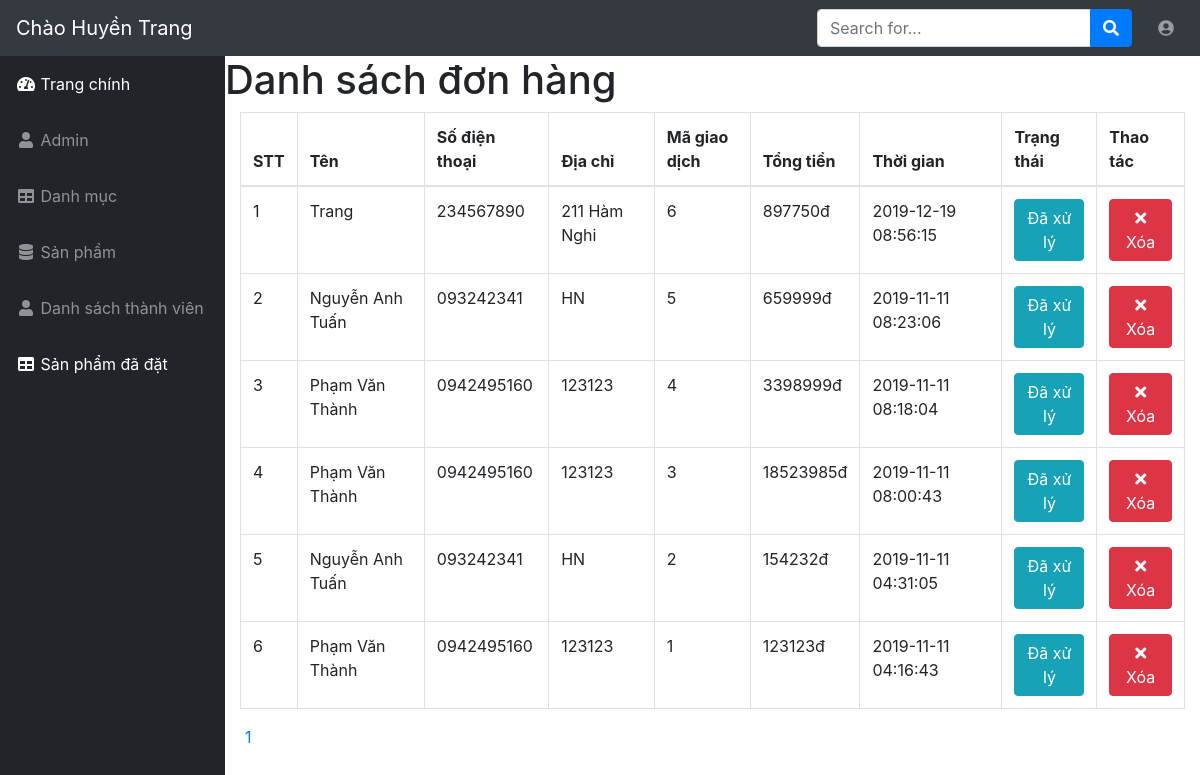
The page /admin/modules/transaction/index.php (signed in) on the database as committed earlier.
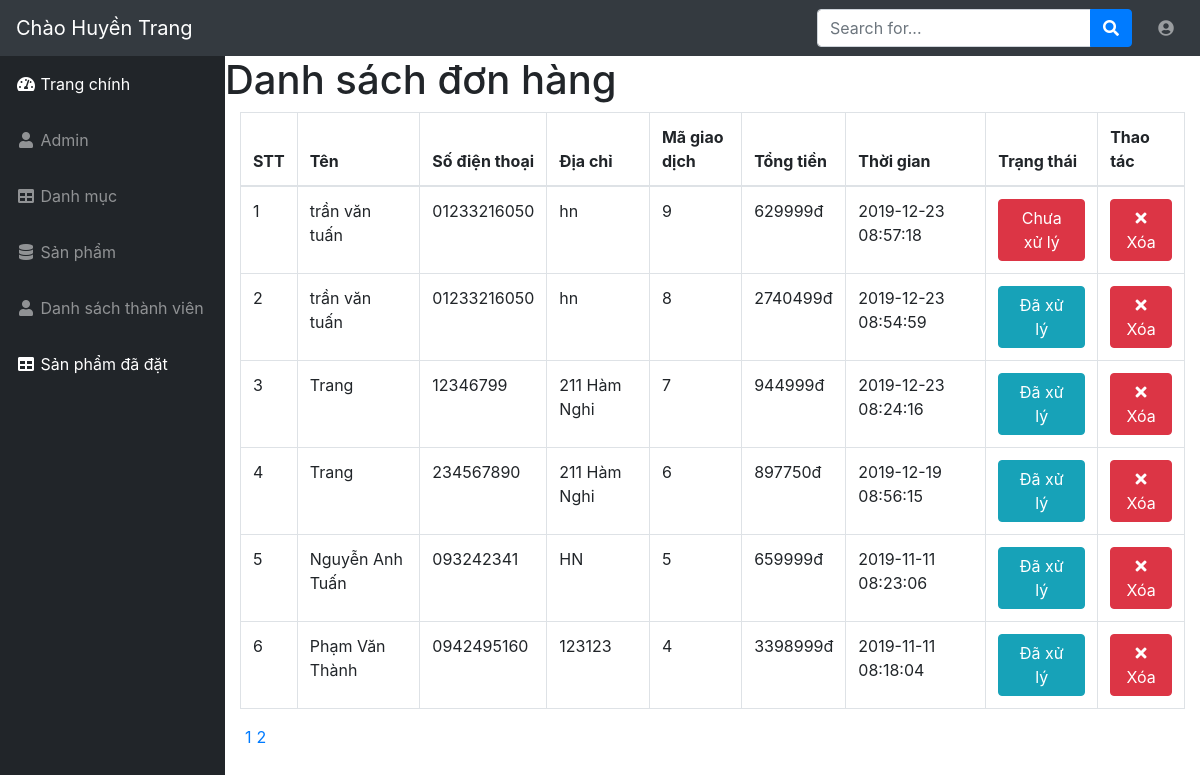
The same page on the database as committed later.
### tables this page shows
CREATE TABLE `transaction` (
  `id` int(11) NOT NULL,
  `amount` int(11) DEFAULT NULL,
  `users_id` int(11) DEFAULT NULL,
  `note` varchar(255) DEFAULT NULL,
  `status` tinyint(4) DEFAULT '0',
  `created_at` timestamp NULL DEFAULT CURRENT_TIMESTAMP,
  `updated_at` timestamp NULL DEFAULT CURRENT_TIMESTAMP ON UPDATE CURRENT_TIMESTAMP
);

CREATE TABLE `users` (
  `id` int(11) NOT NULL,
  `name` varchar(100) DEFAULT NULL,
  `email` varchar(100) DEFAULT NULL,
  `password` varchar(50) DEFAULT NULL,
  `phone` char(15) DEFAULT NULL,
  `address` varchar(100) DEFAULT NULL,
  `avatar` varchar(100) DEFAULT NULL,
  `status` tinyint(4) DEFAULT '1',
  `token` varchar(50) DEFAULT NULL,
  `created_at` timestamp NULL DEFAULT CURRENT_TIMESTAMP,
  `updated_at` timestamp NULL DEFAULT CURRENT_TIMESTAMP ON UPDATE CURRENT_TIMESTAMP
);

### libraries/database.php (called while the page is built, shortened)
<?php
    class Database
    {
        public $link;
        public function __construct()
        {
            $this->link = mysqli_connect("localhost","root","","bookstore") or die ();
            mysqli_set_charset($this->link,"utf8");
        }
        public function countTable($table)
        {
            $sql = "SELECT id FROM  {$table}";
            $result = mysqli_query($this->link, $sql) or die("Lỗi Truy Vấn countTable----" .mysqli_error($this->link));
            $num = mysqli_num_rows($result);
            return $num;
        }
         public  function fetchJone($table,$sql ,$page = 0,$row ,$pagi = false )
        {
            $data = [];
            if ($pagi == true )
            {
                $total = $this->countTable($table);
                $sotrang = ceil($total / $row);
                $start = ($page - 1 ) * $row ;
                $sql .= " LIMIT $start,$row";
                $data = [ "page" => $sotrang];
                $result = mysqli_query($this->link,$sql) or die("Lỗi truy vấn fetchJone ---- " .mysqli_error($this->link));
            }
            else
            {
                $result = mysqli_query($this->link,$sql) or die("Lỗi truy vấn fetchJone ---- " .mysqli_error($this->link));
            }
            if( $result)
            {
                while ($num = mysqli_fetch_assoc($result))
                {
                    $data[] = $num;
                }
            }
            return $data;
        }
    }
?>

### admin/autoload/autoload.php (called while the page is built, shortened)
<?php
    require_once  __DIR__. "/../../libraries/database.php";
    $db = new database;
 ?>

### admin/modules/transaction/index.php (the view, shortened to what the changed rows need)
<?php
    require_once  __DIR__. "/../../autoload/autoload.php";
    if(isset($_GET['page']))
    {
        $p = $_GET['page'];
    }
    else
    {
        $p = 1;
    }
    $sql = "SELECT transaction.*,users.name as nameuser,users.phone as phoneuser,users.address as adruser FROM transaction LEFT JOIN users ON users.id = transaction.users_id ORDER BY ID DESC  ";
    $transaction = $db->fetchJone("transaction",$sql,$p,6,true);
    if(isset($transaction['page']))
    {
        $sotrang = $transaction['page'];
        unset($transaction['page']);
    }
 ?>
<?php require_once  __DIR__. "/../../layouts/header.php";   ?>
            <div class="container"><div class="row">
                <div class="col-1g-12">
                    <h1 class="page-header">
                        Danh sách đơn hàng
                    </h1>
                </div>
            </div>
                    <div class="row">
                        <div class="col-md-12">
                            <div class="table-responsive">
    <table class="table table-bordered table-hover" >
        <thead>
            <tr>
                <th>STT</th>
                <th>Tên</th>
                <th>Số điện thoại</th>
                <th>Địa chỉ</th>
                <th>Mã giao dịch</th>
                <th>Tổng tiền</th>
                <th>Thời gian</th>
                <th>Trạng thái</th>
                <th>Thao tác</th>
            </tr>
        </thead>
        <tbody>
            <?php $stt = 1; foreach ($transaction as $item): ?>
                <tr>
                <td><?php echo $stt ?></td>
                <td><?php echo $item['nameuser']; ?></td>
                <td><?php echo $item['phoneuser']; ?></td>
                <td><?php echo $item['adruser']; ?></td>
                <td><?php echo $item['id']; ?></td>
                <td><?php echo $item['amount']; ?>đ</td>
                <td><?php echo $item['created_at'] ?></td>
                <td>
                    <a href="status.php?id=<?php echo $item['id'] ?>" class="btn btn-xs <?php echo $item['status'] == 0 ? 'btn-danger' : 'btn-info' ?> "><?php echo $item['status'] == 0 ? 'Chưa xử lý' : 'Đã xử lý' ?></a>
                </td>
                    <td>
                        <a class="btn btn-xs btn-danger" href="delete.php?id=<?php echo $item['id'] ?>"><i class="fa fa-times"></i>Xóa</a>
                    </td>
                        </tr class="btn btn-xs btn-info">
                               <?php $stt++ ;endforeach ?>
                                </tbody>
                                </table>
                                 <div class="pull-right">
                                <nav aria-label="Page navigation example">
                                <ul class="pagination">
                                    <li>
                                        <?php for ($i=1; $i <= $sotrang ; $i++) : ?>
                                        <?php
                                            if(isset($_GET['page']))
                                            {
                                                $p = $_GET['page'];
                                            }
                                            else
                                            {
                                                $p = 1;
                                            }
                                         ?>
                                         <li class="<?php echo ($i == $p) ?'active' : '' ?> " style="margin-left: 5px ">
                                            <a href="?page=<?php echo $i;?>"><?php echo $i;?> </a>
                                         </li>
                                     <?php endfor; ?>
                                    </li>
                                </ul>
                            </nav>
                            </div>
                        </div>
                    </div>
                </div>
            </div>
        </div>
  <?php require_once  __DIR__. "/../../layouts/footer.php";   ?>

Rows that differ between the two databases and show on the page:
no longer on this page (row unchanged): transaction: users.name "Phạm Văn Thành", users.phone "0942495160", users.address "123123", id "3", amount "18523985", created_at "2019-11-11 08:00:43", status "Đã xử lý"
no longer on this page (row unchanged): transaction: users.name "Nguyễn Anh Tuấn", users.phone "093242341", users.address "HN", id "2", amount "154232", created_at "2019-11-11 04:31:05", status "Đã xử lý"
no longer on this page (row unchanged): transaction: users.name "Phạm Văn Thành", users.phone "0942495160", users.address "123123", id "1", amount "123123", created_at "2019-11-11 04:16:43", status "Đã xử lý"
added transaction: users.name "trần văn tuấn", users.phone "01233216050", users.address "hn", id "9", amount "629999", created_at "2019-12-23 08:57:18", status "Chưa xử lý"
added transaction: users.name "trần văn tuấn", users.phone "01233216050", users.address "hn", id "8", amount "2740499", created_at "2019-12-23 08:54:59", status "Đã xử lý"
added transaction: users.name "Trang", users.phone "12346799", users.address "211 Hàm Nghi", id "7", amount "944999", created_at "2019-12-23 08:24:16", status "Đã xử lý"
Other text that changed with them:
new list line: "2"
